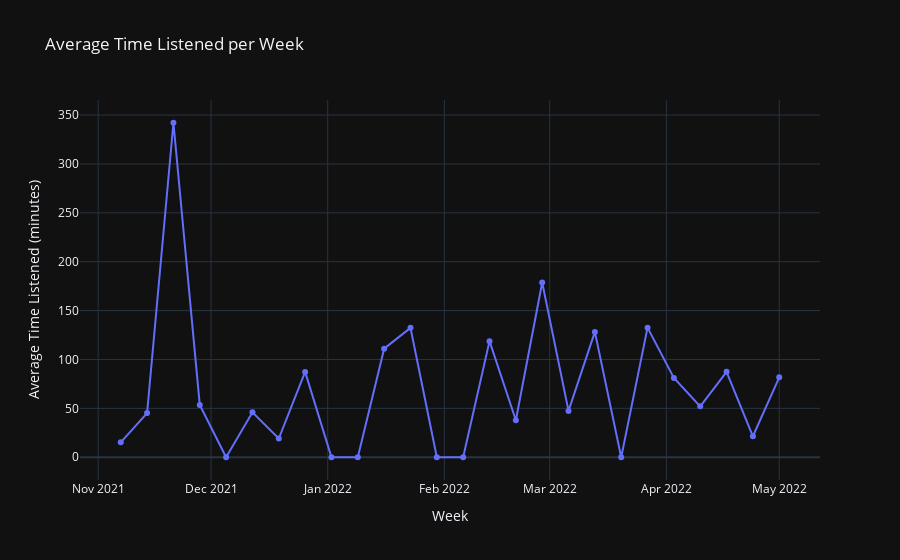

This figure's notebook cell:
### Code cell
df_strm = pd.read_json('StreamingHistory.json')
df_strm['endTime'] = pd.to_datetime(df_strm['endTime'])
df_strm.set_index('endTime', inplace=True)
weekly_avg_time = df_strm.resample('W').sum()['msPlayed'] / (1000 * 60)
fig = go.Figure()
fig.add_trace(go.Scatter(x=weekly_avg_time.index, y=weekly_avg_time.values, mode='lines+markers'))
fig.update_layout(
    title='Average Time Listened per Week',
    xaxis=dict(title='Week'),
    yaxis=dict(title='Average Time Listened (minutes)'),
    template='plotly_dark'
)
fig.show()

### Figure 1 — Plotly figure (JSON) as saved in the notebook; plotly's stock layout.template omitted (floating-point values rounded to 4 significant figures)
{"data": [{"mode": "lines+markers", "type": "scatter", "x": ["2021-11-07T00:00:00", "2021-11-14T00:00:00", "2021-11-21T00:00:00", "2021-11-28T00:00:00", "2021-12-05T00:00:00", "2021-12-12T00:00:00", "2021-12-19T00:00:00", "2021-12-26T00:00:00", "2022-01-02T00:00:00", "2022-01-09T00:00:00", "2022-01-16T00:00:00", "2022-01-23T00:00:00", "2022-01-30T00:00:00", "2022-02-06T00:00:00", "2022-02-13T00:00:00", "2022-02-20T00:00:00", "2022-02-27T00:00:00", "2022-03-06T00:00:00", "2022-03-13T00:00:00", "2022-03-20T00:00:00", "2022-03-27T00:00:00", "2022-04-03T00:00:00", "2022-04-10T00:00:00", "2022-04-17T00:00:00", "2022-04-24T00:00:00", "2022-05-01T00:00:00"], "y": [15.29, 45.19, 342.1, 53.56, 0, 45.95, 19.09, 87.29, 0, 0, 111.1, 132.3, 0, 0, 118.8, 37.83, 178.7, 47.42, 128.2, 0, 132.5, 81.02, 52.07, 87.39, 21.46, 81.7]}], "layout": {"title": {"text": "Average Time Listened per Week"}, "xaxis": {"title": {"text": "Week"}}, "yaxis": {"title": {"text": "Average Time Listened (minutes)"}}}}
